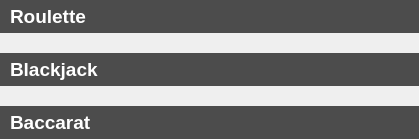
<?xml version="1.0" encoding="UTF-8"?>
<ui version="4.0">
 <class>UITableList</class>
 <widget class="QWidget" name="UITableList">
  <property name="geometry">
   <rect>
    <x>0</x>
    <y>0</y>
    <width>419</width>
    <height>127</height>
   </rect>
  </property>
  <property name="sizePolicy">
   <sizepolicy hsizetype="Preferred" vsizetype="Maximum">
    <horstretch>0</horstretch>
    <verstretch>0</verstretch>
   </sizepolicy>
  </property>
  <property name="windowTitle">
   <string>Form</string>
  </property>
  <property name="styleSheet">
   <string notr="true">#rouletteLabel, #blackjackLabel, #baccaratLabel {
background-color: rgb(76,76,76);
color: rgb(255,255,255);
padding: 5px;
}</string>
  </property>
  <layout class="QVBoxLayout" name="verticalLayout">
   <property name="spacing">
    <number>20</number>
   </property>
   <property name="leftMargin">
    <number>0</number>
   </property>
   <property name="topMargin">
    <number>0</number>
   </property>
   <property name="rightMargin">
    <number>0</number>
   </property>
   <property name="bottomMargin">
    <number>0</number>
   </property>
   <item>
    <widget class="QWidget" name="rouletteWidget" native="true">
     <property name="sizePolicy">
      <sizepolicy hsizetype="Preferred" vsizetype="Maximum">
       <horstretch>0</horstretch>
       <verstretch>0</verstretch>
      </sizepolicy>
     </property>
     <layout class="QVBoxLayout" name="verticalLayout_3">
      <property name="spacing">
       <number>0</number>
      </property>
      <property name="leftMargin">
       <number>0</number>
      </property>
      <property name="topMargin">
       <number>0</number>
      </property>
      <property name="rightMargin">
       <number>0</number>
      </property>
      <property name="bottomMargin">
       <number>0</number>
      </property>
      <item>
       <widget class="QLabel" name="rouletteLabel">
        <property name="sizePolicy">
         <sizepolicy hsizetype="Preferred" vsizetype="Maximum">
          <horstretch>0</horstretch>
          <verstretch>1</verstretch>
         </sizepolicy>
        </property>
        <property name="font">
         <font>
          <pointsize>14</pointsize>
          <weight>75</weight>
          <bold>true</bold>
         </font>
        </property>
        <property name="text">
         <string>Roulette</string>
        </property>
       </widget>
      </item>
      <item>
       <layout class="QVBoxLayout" name="rouletteLayout">
        <property name="spacing">
         <number>0</number>
        </property>
       </layout>
      </item>
     </layout>
    </widget>
   </item>
   <item>
    <widget class="QWidget" name="blackjackWidget" native="true">
     <property name="sizePolicy">
      <sizepolicy hsizetype="Preferred" vsizetype="Maximum">
       <horstretch>0</horstretch>
       <verstretch>0</verstretch>
      </sizepolicy>
     </property>
     <layout class="QVBoxLayout" name="verticalLayout_4">
      <property name="spacing">
       <number>0</number>
      </property>
      <property name="leftMargin">
       <number>0</number>
      </property>
      <property name="topMargin">
       <number>0</number>
      </property>
      <property name="rightMargin">
       <number>0</number>
      </property>
      <property name="bottomMargin">
       <number>0</number>
      </property>
      <item>
       <widget class="QLabel" name="blackjackLabel">
        <property name="sizePolicy">
         <sizepolicy hsizetype="Preferred" vsizetype="Maximum">
          <horstretch>0</horstretch>
          <verstretch>1</verstretch>
         </sizepolicy>
        </property>
        <property name="font">
         <font>
          <pointsize>14</pointsize>
          <weight>75</weight>
          <bold>true</bold>
         </font>
        </property>
        <property name="text">
         <string>Blackjack</string>
        </property>
       </widget>
      </item>
      <item>
       <layout class="QVBoxLayout" name="blackjackLayout">
        <property name="spacing">
         <number>0</number>
        </property>
       </layout>
      </item>
     </layout>
    </widget>
   </item>
   <item>
    <widget class="QWidget" name="baccaratWidget" native="true">
     <property name="sizePolicy">
      <sizepolicy hsizetype="Preferred" vsizetype="Maximum">
       <horstretch>0</horstretch>
       <verstretch>0</verstretch>
      </sizepolicy>
     </property>
     <layout class="QVBoxLayout" name="verticalLayout_2">
      <property name="spacing">
       <number>0</number>
      </property>
      <property name="leftMargin">
       <number>0</number>
      </property>
      <property name="topMargin">
       <number>0</number>
      </property>
      <property name="rightMargin">
       <number>0</number>
      </property>
      <property name="bottomMargin">
       <number>0</number>
      </property>
      <item>
       <widget class="QLabel" name="baccaratLabel">
        <property name="sizePolicy">
         <sizepolicy hsizetype="Preferred" vsizetype="Maximum">
          <horstretch>0</horstretch>
          <verstretch>0</verstretch>
         </sizepolicy>
        </property>
        <property name="font">
         <font>
          <pointsize>14</pointsize>
          <weight>75</weight>
          <bold>true</bold>
         </font>
        </property>
        <property name="text">
         <string>Baccarat</string>
        </property>
       </widget>
      </item>
      <item>
       <layout class="QVBoxLayout" name="baccaratLayout">
        <property name="spacing">
         <number>0</number>
        </property>
       </layout>
      </item>
     </layout>
    </widget>
   </item>
  </layout>
 </widget>
 <resources/>
 <connections/>
</ui>
